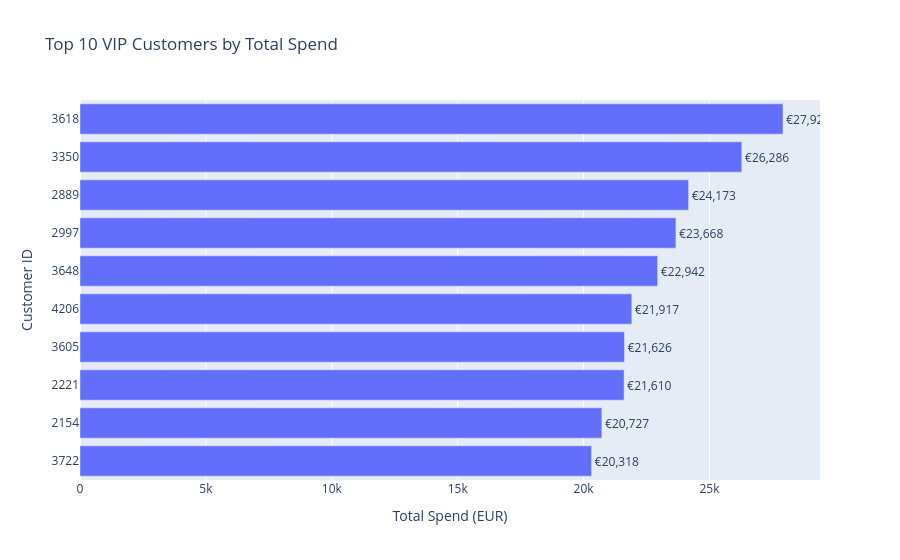

Write notebook code for a chart like this one.
### Code cell
top_vips = (
    rfm[rfm["Segment"] == "VIP Champions"]
    .nlargest(10, "monetary_value")
)
top_vips_chart = top_vips.reset_index().copy()
top_vips_chart["customer_id"] = (
    top_vips_chart["customer_id"]
    .astype(int)
    .astype(str)
)
fig_top_vips = px.bar(
    top_vips_chart,
    x="monetary_value",
    y="customer_id",
    orientation="h",
    title="Top 10 VIP Customers by Total Spend",
    labels={
        "customer_id": "Customer ID",
        "monetary_value": "Total Spend (EUR)"
    },
    text="monetary_value"
)
fig_top_vips.update_layout(
    yaxis={"categoryorder": "total ascending"}
)
fig_top_vips.update_traces(
    texttemplate="€%{text:,.0f}",
    textposition="outside"
)

fig_top_vips.show()

### Figure 1 — Plotly figure (JSON) as saved in the notebook; plotly's stock layout.template omitted (floating-point values rounded to 4 significant figures)
{"data": [{"hovertemplate": "Total Spend (EUR)=%{text}<br>Customer ID=%{y}<extra></extra>", "legendgroup": "", "marker": {"color": "#636efa", "pattern": {"shape": ""}}, "name": "", "orientation": "h", "showlegend": false, "text": [27920.0, 26290.0, 24170.0, 23670.0, 22940.0, 21920.0, 21630.0, 21610.0, 20730.0, 20320.0], "textposition": "outside", "texttemplate": "€%{text:,.0f}", "type": "bar", "x": [27920.0, 26290.0, 24170.0, 23670.0, 22940.0, 21920.0, 21630.0, 21610.0, 20730.0, 20320.0], "xaxis": "x", "y": ["3618", "3350", "2889", "2997", "3648", "4206", "3605", "2221", "2154", "3722"], "yaxis": "y"}], "layout": {"barmode": "relative", "legend": {"tracegroupgap": 0}, "title": {"text": "Top 10 VIP Customers by Total Spend"}, "xaxis": {"anchor": "y", "domain": [0, 1], "title": {"text": "Total Spend (EUR)"}}, "yaxis": {"anchor": "x", "categoryorder": "total ascending", "domain": [0, 1], "title": {"text": "Customer ID"}}}}
